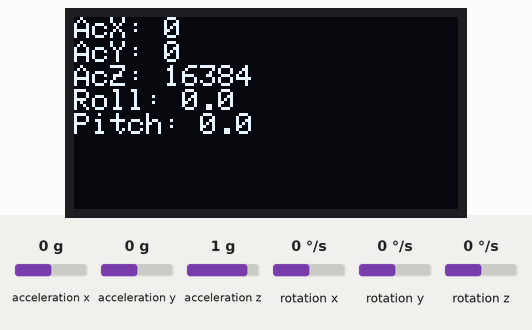
Simulated run of this sketch. Board: Arduino Uno, built with avr-gcc and run on an emulated ATmega328P. Shown: 128×64 one-colour display. Wiring (inferred from the names in the program): MPU-6050 motion sensor at I2C address 0x68. Inputs (shaded band) come from the test bench; at power-on: acceleration x 0 g, acceleration y 0 g, acceleration z 1 g, rotation x 0 °/s, rotation y 0 °/s, rotation z 0 °/s.

Above: at 1.2 s.
1.3 s: acceleration x set to -1.4 g
At 2.1 s:
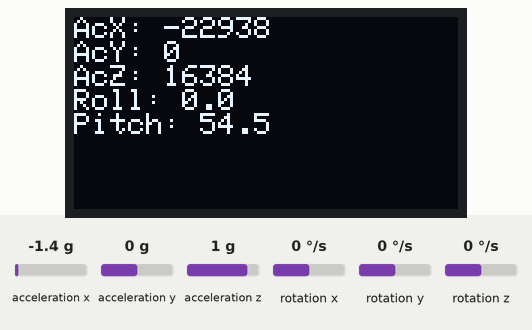
2.8 s: acceleration y set to -1.4 g
At 3.5 s:
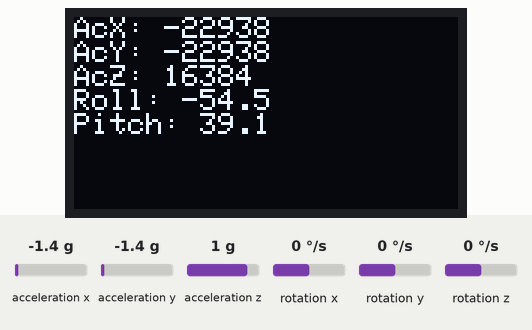
4.5 s: acceleration z set to -1.4 g
At 5.2 s:
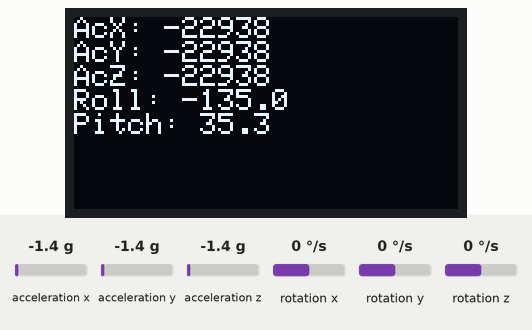
6.2 s: acceleration x set to -0.8 g
At 6.8 s:
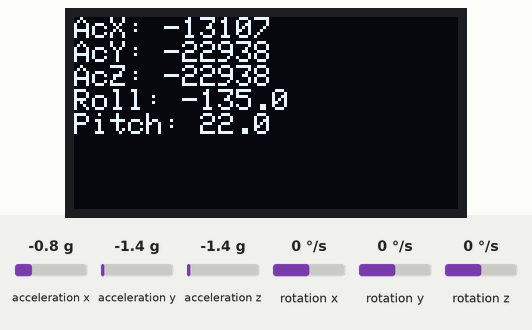
Timing chart, 0 to 8.9 s (numbered marks = the images above; inputs shaded):
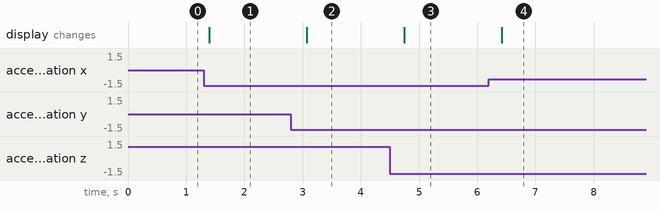

The sketch:

04_MPU6050_Roll_Pitch_OLED.ino
```cpp
#include <Wire.h>
#include <Adafruit_GFX.h>
#include <Adafruit_SSD1306.h>
#include <math.h>

#define SCREEN_WIDTH 128
#define SCREEN_HEIGHT 64
Adafruit_SSD1306 display(SCREEN_WIDTH, SCREEN_HEIGHT, &Wire, -1);

const int MPU = 0x68; // I2C address of MPU6050

int16_t AcX, AcY, AcZ, GyX, GyY, GyZ;
float roll, pitch;

void setup() {
  Wire.begin();

  // Wake up MPU6050
  Wire.beginTransmission(MPU);
  Wire.write(0x6B);  // PWR_MGMT_1 register
  Wire.write(0);     // Set to zero (wakes up the MPU-6050)
  Wire.endTransmission(true);

  // Initialize OLED
  if (!display.begin(SSD1306_SWITCHCAPVCC, 0x3C)) {
    for (;;); // Don't continue, loop forever if OLED not found
  }
  display.clearDisplay();
  display.setTextSize(1);
  display.setTextColor(SSD1306_WHITE);
}

void loop() {
  // Read raw values from MPU6050
  Wire.beginTransmission(MPU);
  Wire.write(0x3B); // Starting register for accelerometer
  Wire.endTransmission(false);
  Wire.requestFrom(MPU, 14, true);

  AcX = Wire.read() << 8 | Wire.read();
  AcY = Wire.read() << 8 | Wire.read();
  AcZ = Wire.read() << 8 | Wire.read();
  GyX = Wire.read() << 8 | Wire.read();
  GyY = Wire.read() << 8 | Wire.read();
  GyZ = Wire.read() << 8 | Wire.read();

  // Convert raw to float for calculation
float fAcX = (float)AcX;
float fAcY = (float)AcY;
float fAcZ = (float)AcZ;

const float epsilon = 0.0001;  // prevent divide-by-zero

roll  = atan2(fAcY, fAcZ) * 180.0 / PI;
pitch = atan2(-fAcX, sqrt(fAcY * fAcY + fAcZ * fAcZ + epsilon)) * 180.0 / PI;


  // Display on OLED
  display.clearDisplay();
  display.setCursor(0, 0);
  display.print("AcX: "); display.println(AcX);
  display.print("AcY: "); display.println(AcY);
  display.print("AcZ: "); display.println(AcZ);
  display.print("Roll: "); display.println(roll, 1);
  display.print("Pitch: "); display.println(pitch, 1);
  display.display();

  delay(300);
}
```

Measured:
- after the input at 1.3 s, the display: changes after 0.10 s (image 1)
- after the input at 2.8 s, the display: changes after 0.27 s (image 2)
- after the input at 4.5 s, the display: changes after 0.25 s (image 3)
- after the input at 6.2 s, the display: changes after 0.23 s (image 4)
